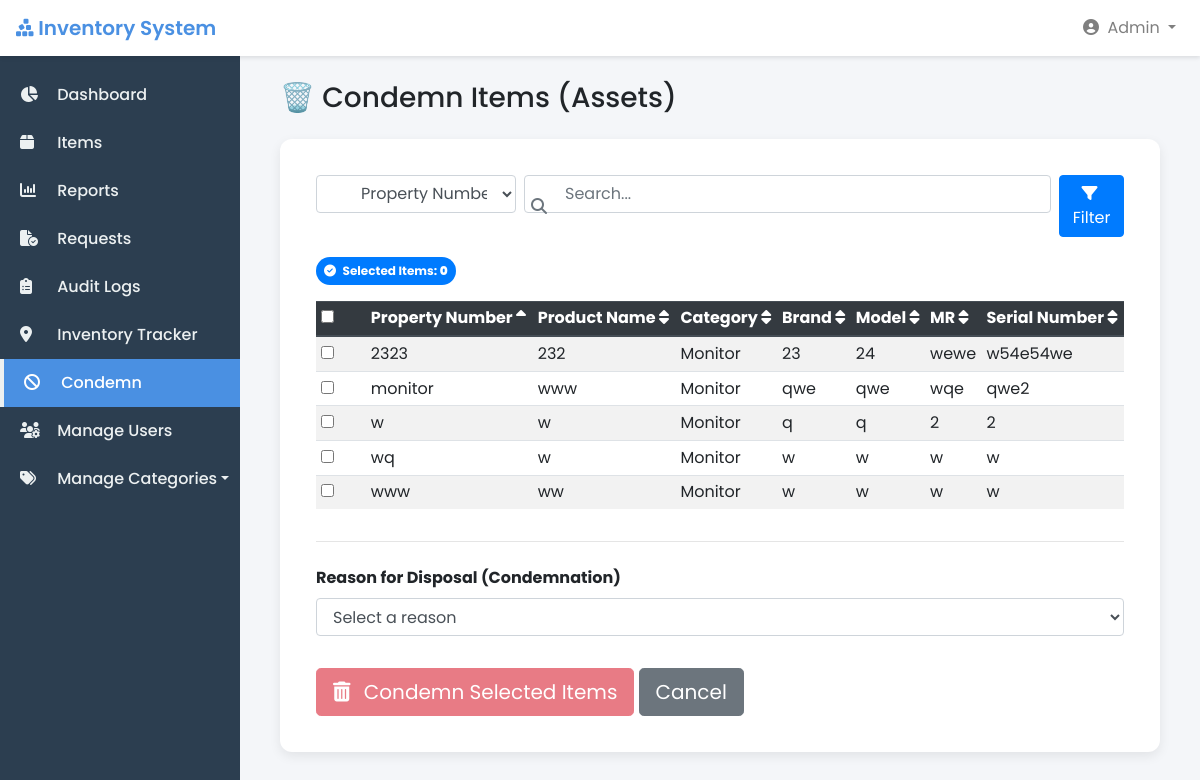
The page /admin/condemn.php (signed in) on the database as committed earlier.
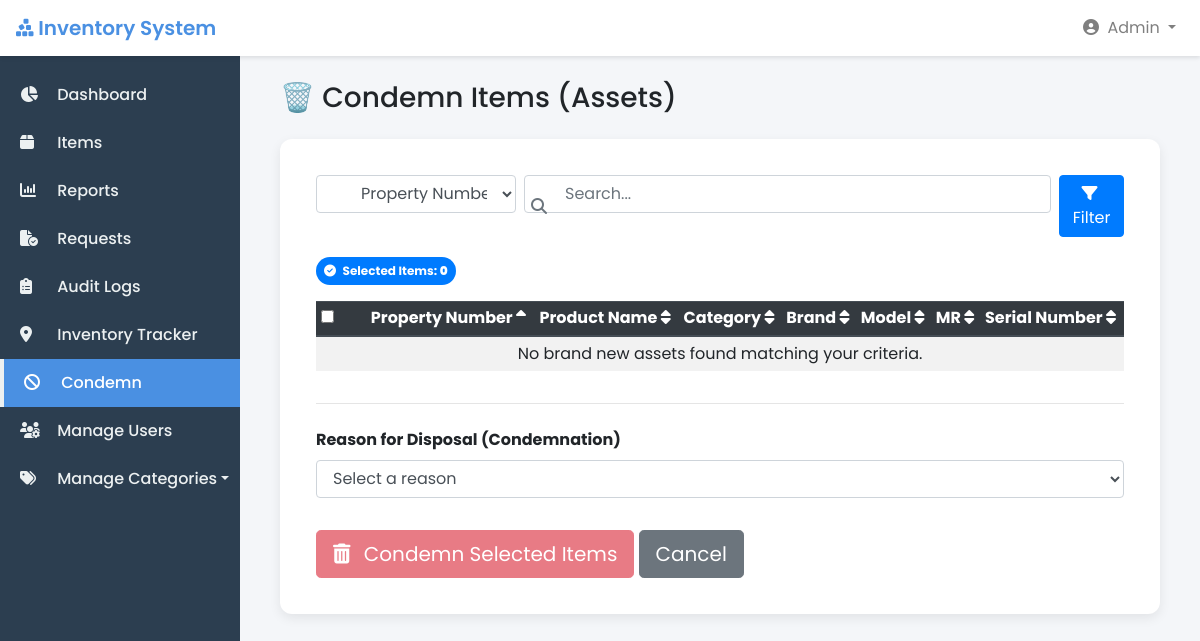
The same page on the database as committed later.
### tables this page shows
CREATE TABLE `items` (
  `id` int(11) NOT NULL,
  `property_number` varchar(50) DEFAULT NULL,
  `product_name` varchar(255) DEFAULT NULL,
  `category_id` int(11) DEFAULT NULL,
  `brand` varchar(100) DEFAULT NULL,
  `model` varchar(100) DEFAULT NULL,
  `processor` varchar(100) DEFAULT NULL,
  `ram` varchar(50) DEFAULT NULL,
  `graphics1` varchar(100) DEFAULT NULL,
  `graphics2` varchar(100) DEFAULT NULL,
  `computer_name` varchar(100) DEFAULT NULL,
  `workgroup` varchar(100) DEFAULT NULL,
  `os` varchar(100) DEFAULT NULL,
  `office_app` varchar(50) DEFAULT NULL,
  `ms_account` varchar(100) DEFAULT NULL,
  `endpoint_protection` varchar(100) DEFAULT NULL,
  `endpoint_updated` tinyint(1) DEFAULT 0,
  `anydesk_id` varchar(100) DEFAULT NULL,
  `belarc_installed` tinyint(1) DEFAULT 0,
  `accounts_updated` tinyint(1) DEFAULT 0,
  `ultravnc_installed` tinyint(1) DEFAULT 0,
  `snmp_installed` tinyint(1) DEFAULT 0,
  `connection_type` varchar(50) DEFAULT NULL,
  `dhcp_type` varchar(50) DEFAULT NULL,
  `static_app` varchar(100) DEFAULT NULL,
  `ip_address1` varchar(50) DEFAULT NULL,
  `ip_address2` varchar(50) DEFAULT NULL,
  `lan_mac` varchar(50) DEFAULT NULL,
  `wlan_mac1` varchar(50) DEFAULT NULL,
  `wlan_mac2` varchar(50) DEFAULT NULL,
  `gateway` varchar(50) DEFAULT NULL,
  `office_id` int(11) DEFAULT NULL,
  `USERids` varchar(255) DEFAULT NULL,
  `miaa_property` varchar(50) DEFAULT NULL,
  `memorandum_receipt` varchar(100) DEFAULT NULL,
  `po_number` varchar(100) DEFAULT NULL,
  `serial_number` varchar(100) DEFAULT NULL,
  `display_size` varchar(50) DEFAULT NULL,
  `printer_type` varchar(50) DEFAULT NULL,
  `capacity_va` varchar(50) DEFAULT NULL,
  `other_details` text DEFAULT NULL,
  `network_equipment_type` varchar(100) DEFAULT NULL,
  `network_equipment_other` varchar(100) DEFAULT NULL,
  `area_of_deployment` varchar(100) DEFAULT NULL,
  `storage_type` varchar(50) DEFAULT NULL,
  `storage_capacity` varchar(50) DEFAULT NULL,
  `qr_code_path` varchar(255) DEFAULT NULL,
  `quantity` int(11) NOT NULL,
  `unit` enum('boxes','pieces') DEFAULT 'pieces',
  `status` enum('brand_new','for_replacement','for_condemn','condemned') DEFAULT 'brand_new',
  `created_by` int(11) DEFAULT NULL,
  `created_at` datetime DEFAULT current_timestamp(),
  `updated_at` datetime DEFAULT current_timestamp() ON UPDATE current_timestamp(),
  `is_active` tinyint(1) NOT NULL DEFAULT 1,
  `is_deleted` tinyint(1) DEFAULT 0,
  `acquisition_date` varchar(255) DEFAULT NULL,
  `supplier_name` varchar(255) DEFAULT NULL,
  `supplier_contact` varchar(255) DEFAULT NULL,
  `supplier_email` varchar(255) DEFAULT NULL,
  `supplier_address` text DEFAULT NULL,
  `supplier_contact_name` varchar(255) DEFAULT NULL,
  `warranty` varchar(255) DEFAULT NULL
);

CREATE TABLE `categories` (
  `id` int(11) NOT NULL,
  `name` varchar(100) NOT NULL,
  `created_at` datetime DEFAULT current_timestamp(),
  `category_type` enum('supply','asset') NOT NULL
);

### admin/condemn.php (the view, shortened to what this page needs)
<?php
require '../config/db.php';
$admin_name = isset($_SESSION['username']) ? htmlspecialchars($_SESSION['username']) : 'Admin';
$assets_query = $db->query("SELECT
                                i.id,
                                i.property_number,
                                i.product_name,
                                IFNULL(i.brand, '') AS brand,
                                IFNULL(i.model, '') AS model,
                                IFNULL(i.memorandum_receipt, '') AS memorandum_receipt,
                                IFNULL(i.serial_number, '') AS serial_number,
                                c.name AS category_name,
                                c.category_type
                            FROM items i
                            JOIN categories c ON i.category_id = c.id
                            WHERE i.status = 'brand_new' AND c.category_type = 'asset' AND i.is_deleted = 0");
if ($assets_query) {
    $assets = $assets_query->fetch_all(MYSQLI_ASSOC);
} else {
    $assets = [];
}
$search = '';
$search_field = 'property_number';
$sort_field = 'property_number';
$sort_order = 'ASC';
$items_per_page = 10;
$current_page = isset($_GET['page']) ? max(1, intval($_GET['page'])) : 1;
$filtered_assets = $assets;
usort($filtered_assets, function($a, $b) use ($sort_field, $sort_order) {
    $valueA = $a[$sort_field];
    $valueB = $b[$sort_field];
    if ($sort_order === 'ASC') {
        return strnatcasecmp($valueA, $valueB);
    } else {
        return strnatcasecmp($valueB, $valueA);
    }
});
$total_items = count($filtered_assets);
$total_pages = $total_items > 0 ? ceil($total_items / $items_per_page) : 1;
$current_page = min($current_page, $total_pages);
$offset = ($current_page - 1) * $items_per_page;
$paginated_assets = array_slice($filtered_assets, $offset, $items_per_page);
$preselected = [];
?>
<!DOCTYPE html>
<html lang="en">
<head>
    <link rel="stylesheet" href="https://cdn.jsdelivr.net/npm/bootstrap@4.6.2/dist/css/bootstrap.min.css">
    <link rel="stylesheet" href="https://cdnjs.cloudflare.com/ajax/libs/font-awesome/6.5.1/css/all.min.css">
</head>
<body>
<nav class="navbar navbar-expand-lg navbar-light fixed-top">
    <a class="navbar-brand" href="dashboard.php"><i class="fa-solid fa-cubes-stacked"></i> Inventory System</a>
    <div class="collapse navbar-collapse" id="navbarNavDropdown">
        <ul class="navbar-nav ml-auto">
            <li class="nav-item dropdown">
                <a class="nav-link dropdown-toggle" href="#" id="navbarDropdownMenuLink" role="button" data-toggle="dropdown" aria-haspopup="true" aria-expanded="false">
                    <i class="fa-solid fa-user-circle mr-1"></i> <?= $admin_name ?>
                </a>
            </li>
        </ul>
    </div>
</nav>
<div class="sidebar">
    <a href="dashboard.php"><i class="fa-solid fa-chart-pie"></i> Dashboard</a>
    <a href="items.php"><i class="fa-solid fa-box"></i> Items</a>
	<a href="item_reports.php"><i class="fa-solid fa-chart-column"></i> Reports</a>
    <a href="requests.php"><i class="fa-solid fa-file-circle-check"></i> Requests</a>
    <a href="audit_logs.php"><i class="fa-solid fa-clipboard-list"></i> Audit Logs</a>
    <a href="tracker.php"><i class="fa-solid fa-location-dot"></i> Inventory Tracker</a>
    <a href="condemn.php" class="active"><i class="fa-solid fa-ban"></i> Condemn</a>
    <a href="#usersSub" data-toggle="collapse" aria-expanded="false"><i class="fa-solid fa-users-cog"></i> Manage Users</a>
    <a href="#categoriesSub" data-toggle="collapse" aria-expanded="false" class="dropdown-toggle"><i class="fa-solid fa-tags"></i> Manage Categories</a>
</div>
<div class="content">
    <div class="container-fluid">
        <div class="d-sm-flex align-items-center justify-content-between mb-4">
            <h1 class="h3 mb-0 text-gray-800">🗑️ Condemn Items (Assets)</h1>
        </div>
        <div class="card p-3 mb-4">
            <div class="card-body">
                <div class="search-container">
                    <i class="fas fa-search search-icon"></i>
                    <form method="GET" class="search-form" onsubmit="return prepareSearch();">
                        <select class="form-control mr-2" name="search_field" style="max-width: 200px;">
                            <option value="property_number" <?php echo $search_field == 'property_number' ? 'selected' : ''; ?>>Property Number</option>
                        </select>
                        <input type="text" class="form-control" name="search" placeholder="Search..."
                                value="<?php echo htmlspecialchars($search); ?>">
                        <button type="submit" class="btn btn-primary ml-2"><i class="fas fa-filter mr-1"></i> Filter</button>
                    </form>
                </div>
                <form method="POST" id="condemnForm">
                    <div class="mb-3">
                        <span class="badge badge-pill badge-primary p-2">
                            <i class="fas fa-check-circle mr-1"></i> Selected Items: <strong id="selectedCount">0</strong>
                        </span>
                    </div>
                    <div class="table-responsive">
                        <table class="table table-striped table-hover table-sm">
                            <thead class="thead-dark">
                                <tr>
                                    <th width="50">
                                        <input type="checkbox" id="selectAll" onchange="selectAllItems(this)">
                                    </th>
                                    <th class="sortable" data-field="property_number" onclick="sortTable('property_number')">Property Number</th>
                                    <th class="sortable" data-field="product_name" onclick="sortTable('product_name')">Product Name</th>
                                    <th class="sortable" data-field="category_name" onclick="sortTable('category_name')">Category</th>
                                    <th class="sortable" data-field="brand" onclick="sortTable('brand')">Brand</th>
                                    <th class="sortable" data-field="model" onclick="sortTable('model')">Model</th>
                                    <th class="sortable" data-field="memorandum_receipt" onclick="sortTable('memorandum_receipt')">MR</th>
                                    <th class="sortable" data-field="serial_number" onclick="sortTable('serial_number')">Serial Number</th>
                                </tr>
                            </thead>
                            <tbody>
                                <?php if (empty($paginated_assets)): ?>
                                    <tr>
                                        <td colspan="8" class="text-center">No brand new assets found matching your criteria.</td>
                                    </tr>
                                <?php else: ?>
                                    <?php foreach ($paginated_assets as $asset): ?>
                                    <tr class="item-row <?php echo in_array($asset['id'], $preselected) ? 'selected' : ''; ?>">
                                        <td>
                                            <input type="checkbox" class="item-checkbox" id="item_<?php echo $asset['id']; ?>"
                                                    value="<?php echo $asset['id']; ?>"
                                                    onchange="toggleItemSelection(this)"
                                                    <?php echo in_array($asset['id'], $preselected) ? 'checked' : ''; ?>>
                                        </td>
                                        <td><?php echo htmlspecialchars($asset['property_number']); ?></td>
                                        <td><?php echo htmlspecialchars($asset['product_name']); ?></td>
                                        <td><?php echo htmlspecialchars($asset['category_name']); ?></td>
                                        <td><?php echo htmlspecialchars($asset['brand']); ?></td>
                                        <td><?php echo htmlspecialchars($asset['model']); ?></td>
                                        <td><?php echo htmlspecialchars($asset['memorandum_receipt']); ?></td>
                                        <td><?php echo htmlspecialchars($asset['serial_number']); ?></td>
                                    </tr>
                                    <?php endforeach; ?>
                                <?php endif; ?>
                            </tbody>
                        </table>
                    </div>
                    <hr>
                    <div class="form-group mt-4">
                        <label for="reason" class="font-weight-bold">Reason for Disposal (Condemnation)</label>
                        <select class="form-control" id="reason" name="reason" required>
                            <option value="">Select a reason</option>
                        </select>
                    </div>
                    <button type="submit" class="btn btn-danger btn-lg mt-3" id="condemnBtn" disabled>
                        <i class="fas fa-trash-alt mr-2"></i> Condemn Selected Items
                    </button>
                    <a href="items.php" class="btn btn-secondary btn-lg mt-3">Cancel</a>
                </form>
            </div>
        </div>
    </div>
</div>
</body>
</html>

### admin/condemn.php (style rules this page uses)
:root { --primary-color: #4A90E2; --sidebar-bg: #2C3E50; --sidebar-link: #ECF0F1; --sidebar-hover: #34495E; --sidebar-active: #4A90E2; --content-bg: #F4F6F9; }
body { font-family: 'Poppins', sans-serif; background-color: var(--content-bg); padding-top: 56px; }
.navbar { background-color: white; box-shadow: 0 2px 4px rgba(0, 0, 0, .1); }
.navbar-brand { color: var(--primary-color) !important; font-weight: 600; }
.sidebar { height: calc(100vh - 56px); position: fixed; top: 56px; left: 0; width: 240px; background-color: var(--sidebar-bg); padding-top: 15px; transition: all 0.3s; }
.sidebar a { color: var(--sidebar-link); display: block; padding: 12px 20px; text-decoration: none; font-weight: 500; transition: background-color 0.2s, color 0.2s; }
.sidebar a.active { background-color: var(--sidebar-active); color: #fff; border-left: 4px solid var(--sidebar-link); }
.sidebar a i.fa-solid { width: 25px; margin-right: 8px; }
.content { margin-left: 240px; padding: 25px; }
.card { border: none; border-radius: 12px; box-shadow: 0 4px 12px rgba(0, 0, 0, .08); }
.search-container { position: relative; margin-bottom: 20px; display: flex; align-items: center; }
.search-icon { position: absolute; left: 215px; top: 50%; transform: translateY(-50%); color: #6c757d; z-index: 3; }
.search-form { display: flex; width: 100%; }
.search-form .form-control { padding-left: 40px; }
.sortable { cursor: pointer; }
.table-responsive { overflow-x: auto; }
.search-form .form-control[name="search"] { padding-left: 40px; }
.item-checkbox { margin-right: 10px; }
.item-row { cursor: pointer; transition: background-color 0.2s; }

Rows that differ between the two databases and show on the page:
removed items: property_number "2323", product_name "232", category.name "Monitor", brand "23", model "24", memorandum_receipt "wewe", serial_number "w54e54we"
removed items: property_number "monitor", product_name "www", category.name "Monitor", brand "qwe", model "qwe", memorandum_receipt "wqe", serial_number "qwe2"
removed items: property_number "w", product_name "w", category.name "Monitor", brand "q", model "q", memorandum_receipt "2", serial_number "2"
removed items: property_number "wq", product_name "w", category.name "Monitor", brand "w", model "w", memorandum_receipt "w", serial_number "w"
removed items: property_number "www", product_name "ww", category.name "Monitor", brand "w", model "w", memorandum_receipt "w", serial_number "w"
Other text that changed with them:
text now shown: "No brand new assets found matching your criteria."
